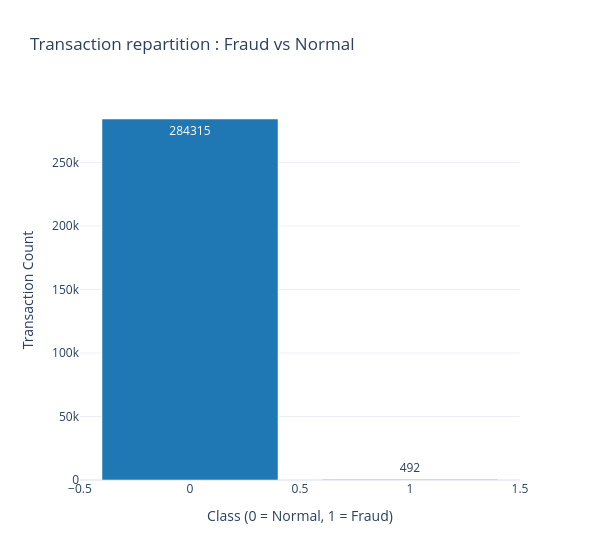

Notebook cell for this chart:
### Markdown cell above
There's no missing data into this dataset.

### Code cell
plot_class_distribution(df)

### Figure 1 — Plotly figure (JSON) as saved in the notebook; plotly's stock layout.template omitted (floating-point values rounded to 4 significant figures)
{"data": [{"marker": {"color": ["#1f77b4", "#d62728"]}, "name": "class repartition (0 = Normal, 1 = Fraud)", "text": [284300.0, 492.0], "textposition": "auto", "type": "bar", "x": [0, 1], "y": [284315, 492]}], "layout": {"hovermode": "closest", "title": {"text": "Transaction repartition : Fraud vs Normal"}, "width": 600, "xaxis": {"showticklabels": true, "title": {"text": "Class (0 = Normal, 1 = Fraud)"}}, "yaxis": {"title": {"text": "Transaction Count"}}}}
